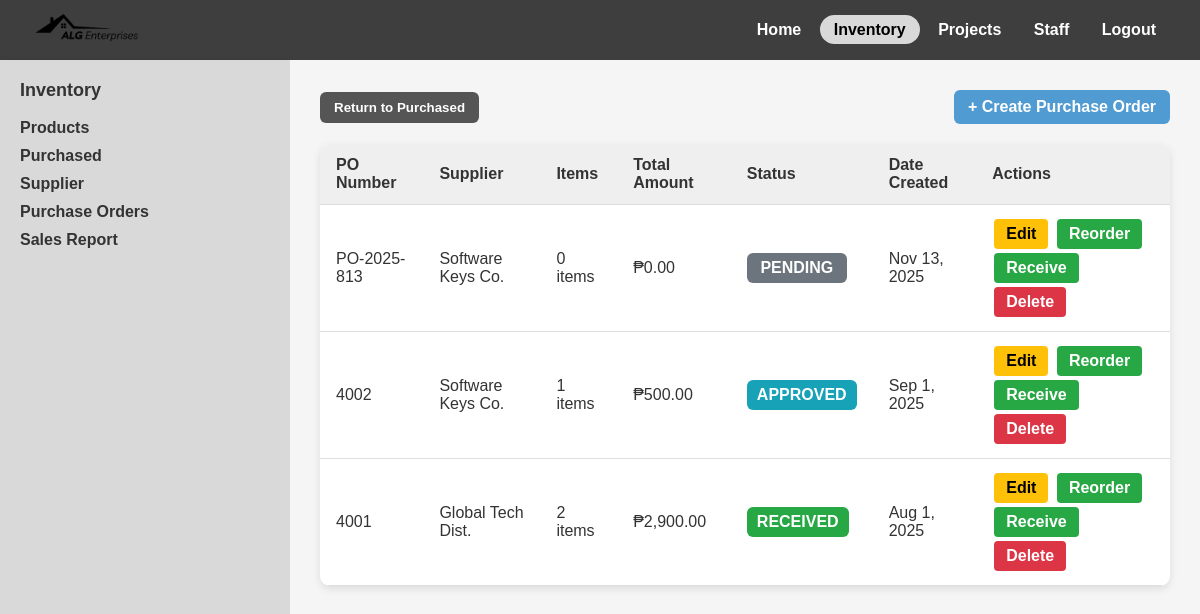
The app's page /Website/Admin/reorder.php with its own data.
### tables this page shows
CREATE TABLE `purchaseorders` (
  `PO_id` int(11) NOT NULL,
  `PO_Number` varchar(50) NOT NULL,
  `Supplier_id` int(11) NOT NULL,
  `Date_Created` date NOT NULL,
  `Est_Ship_Date` date DEFAULT NULL,
  `Total_Amount` decimal(12,2) NOT NULL,
  `Discount` decimal(12,2) DEFAULT 0.00,
  `Final_Amount` decimal(12,2) NOT NULL,
  `Status` enum('Pending','Sent','Approved','Received','Cancelled') NOT NULL DEFAULT 'Pending'
);

CREATE TABLE `supplier` (
  `Supplier_id` int(11) NOT NULL,
  `Company_Name` varchar(50) NOT NULL,
  `Contact_Person` varchar(50) DEFAULT NULL,
  `Email` varchar(50) DEFAULT NULL,
  `Address` varchar(50) DEFAULT NULL,
  `Contact_Num` varchar(50) DEFAULT NULL
);

### Website/Admin/reorder.php (the view, shortened to what this page needs)
<?php
include("../../db.php");
$query = "
    SELECT po.*, s.Company_Name, COUNT(pi.Import_id) as item_count
    FROM purchaseorders po
    LEFT JOIN supplier s ON po.Supplier_id = s.Supplier_id
    LEFT JOIN productimports pi ON po.PO_id = pi.PO_id
    GROUP BY po.PO_id
    ORDER BY po.Date_Created DESC
";
$result = $conn->query($query);
?>
<!DOCTYPE html>
<html lang="en">
<head>
</head>
<body>
<header>
    <img src="../../images/alg-logo-black.png" alt="ALG Logo" height="40">
    <nav>
        <a href="home.php">Home</a>
        <a href="products.php" class="active">Inventory</a>
        <a href="projects.php">Projects</a>
        <a href="staff.php">Staff</a>
        <a href="../logout.php">Logout</a>
    </nav>
</header>
<div class="container">
    <aside class="sidebar">
        <h3>Inventory</h3>
        <a href="products.php">Products</a>
        <a href="Purchase.php">Purchased</a>
        <a href="supplier.php">Supplier</a>
        <a href="reorder.php" class="active">Purchase Orders</a>
        <a href="sales_report.php">Sales Report</a>
    </aside>
    <section class="content">
        <div class="top-bar">
            <div>
                <button onclick="window.location.href='Purchase.php'" style="background: #555; color: white; border: none; border-radius: 6px; padding: 8px 14px; font-weight: 600; cursor: pointer; margin-right: 10px;">
                    Return to Purchased
                </button>
            </div>
            <div>
                <a href="create_purchase.php" class="add-btn">+ Create Purchase Order</a>
            </div>
        </div>
        <table>
            <thead>
                <tr>
                    <th>PO Number</th>
                    <th>Supplier</th>
                    <th>Items</th>
                    <th>Total Amount</th>
                    <th>Status</th>
                    <th>Date Created</th>
                    <th>Actions</th>
                </tr>
            </thead>
            <tbody>
                <?php if ($result && $result->num_rows > 0): ?>
                    <?php while ($row = $result->fetch_assoc()): ?>
                        <tr>
                            <td><?= htmlspecialchars($row['PO_Number']) ?></td>
                            <td><?= htmlspecialchars($row['Company_Name']) ?></td>
                            <td><?= $row['item_count'] ?> items</td>
                            <td>₱<?= number_format($row['Final_Amount'], 2) ?></td>
                            <td>
                                <span class="status <?= strtolower($row['Status']) ?>">
                                    <?= strtoupper($row['Status']) ?>
                                </span>
                            </td>
                            <td><?= date('M j, Y', strtotime($row['Date_Created'])) ?></td>
                            <td>
                                <a href="create_purchase.php?edit_id=<?= $row['PO_id'] ?>" class="btn btn-edit">Edit</a>
                                <a href="reorder.php?reorder_po_id=<?= $row['PO_id'] ?>" class="btn btn-reorder">Reorder</a>
                                <?php if ($row['Status'] !== 'received'): ?>
                                    <a href="create_purchase.php?complete_id=<?= $row['PO_id'] ?>" class="btn btn-receive" onclick="return confirm('Mark this purchase order as received? This will update inventory stock.')">Receive</a>
                                <?php endif; ?>
                                <a href="reorder.php?delete_id=<?= $row['PO_id'] ?>"
                                   class="btn btn-delete"
                                   onclick="return confirm('Are you sure you want to delete this purchase order?')">Delete</a>
                            </td>
                        </tr>
                    <?php endwhile; ?>
                <?php else: ?>
                    <tr>
                        <td colspan="7" style="text-align: center;">No purchase orders found</td>
                    </tr>
                <?php endif; ?>
            </tbody>
        </table>
    </section>
</div>
</body>
</html>

### Website/Admin/reorder.php (style rules this page uses)
body { margin: 0; font-family: sans-serif; background: #e0e0e0; color: #333; }
header { display: flex; align-items: center; justify-content: space-between; background: #3e3e3e; color: white; padding: 10px 30px; }
header img { height: 40px; }
nav a { color: white; text-decoration: none; font-weight: 600; padding: 6px 14px; border-radius: 20px; }
nav a.active, nav a:hover { background: #d9d9d9; color: #000; }
.container { display: flex; height: calc(100vh - 60px); }
.sidebar { width: 250px; background: #d9d9d9; padding: 20px; box-shadow: 2px 0 6px rgba(0,0,0,0.1); }
.sidebar h3 { margin-top: 0; font-size: 18px; }
.sidebar a { display: block; margin: 10px 0; color: #333; text-decoration: none; font-weight: 600; }
.content { flex: 1; padding: 30px; background: #f5f5f5; overflow-y: auto; }
.top-bar { display: flex; justify-content: space-between; align-items: center; margin-bottom: 20px; }
.add-btn { background: #4f9bd2; color: white; border: none; border-radius: 6px; padding: 8px 14px; font-weight: 600; cursor: pointer; text-decoration: none; display: inline-block; }
table { width: 100%; border-collapse: collapse; background: white; border-radius: 10px; overflow: hidden; box-shadow: 0 3px 8px rgba(0,0,0,0.1); }
th, td { padding: 12px 16px; border-bottom: 1px solid #ddd; text-align: left; }
th { background: #efefef; font-weight: bold; }
.status { padding: 6px 10px; border-radius: 6px; font-weight: 600; display: inline-block; text-align: center; min-width: 80px; }
.status.pending { background: #6c757d; color: white; }
.status.approved { background: #17a2b8; color: white; }
.status.received { background: #28a745; color: white; }
.btn { padding: 6px 12px; border: none; border-radius: 4px; cursor: pointer; font-weight: 600; text-decoration: none; display: inline-block; margin: 2px; }
.btn-edit { background: #ffc107; color: black; }
.btn-delete { background: #dc3545; color: white; }
.btn-reorder { background: #28a745; color: white; }
.btn-receive { background: #28a745; color: white; }

### records on screen
purchaseorders: PO_Number "PO-2025-813", Supplier.Company_Name "Software Keys Co.", item_count "0", Final_Amount "0.00", Status "PENDING", Date_Created "Nov 13, 2025"
purchaseorders: PO_Number "4002", Supplier.Company_Name "Software Keys Co.", item_count "1", Final_Amount "500.00", Status "APPROVED", Date_Created "Sep 1, 2025"
purchaseorders: PO_Number "4001", Supplier.Company_Name "Global Tech Dist.", item_count "2", Final_Amount "2,900.00", Status "RECEIVED", Date_Created "Aug 1, 2025"
